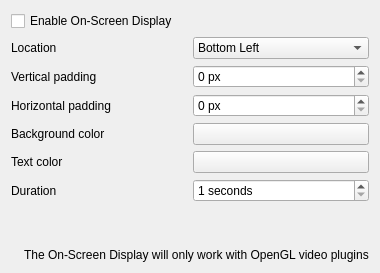
             <widget class="QWidget" name="tab_6">
              <attribute name="title">
               <string>OSD</string>
              </attribute>
              <layout class="QVBoxLayout" name="verticalLayout_13">
               <item>
                <widget class="QCheckBox" name="osdEnabledCheckBox">
                 <property name="text">
                  <string>Enable On-Screen Display</string>
                 </property>
                </widget>
               </item>
               <item>
                <layout class="QHBoxLayout" name="horizontalLayout_10">
                 <item>
                  <widget class="QLabel" name="label_9">
                   <property name="text">
                    <string>Location</string>
                   </property>
                  </widget>
                 </item>
                 <item>
                  <widget class="QComboBox" name="osdLocationComboBox">
                   <item>
                    <property name="text">
                     <string>Bottom Left</string>
                    </property>
                   </item>
                   <item>
                    <property name="text">
                     <string>Top Left</string>
                    </property>
                   </item>
                   <item>
                    <property name="text">
                     <string>Top Right</string>
                    </property>
                   </item>
                   <item>
                    <property name="text">
                     <string>Bottom Right</string>
                    </property>
                   </item>
                  </widget>
                 </item>
                </layout>
               </item>
               <item>
                <layout class="QHBoxLayout" name="horizontalLayout_8">
                 <item>
                  <widget class="QLabel" name="label_7">
                   <property name="text">
                    <string>Vertical padding</string>
                   </property>
                  </widget>
                 </item>
                 <item>
                  <widget class="QSpinBox" name="osdVerticalPaddingSpinBox">
                   <property name="specialValueText">
                    <string/>
                   </property>
                   <property name="suffix">
                    <string> px</string>
                   </property>
                  </widget>
                 </item>
                </layout>
               </item>
               <item>
                <layout class="QHBoxLayout" name="horizontalLayout_9">
                 <item>
                  <widget class="QLabel" name="label_8">
                   <property name="text">
                    <string>Horizontal padding</string>
                   </property>
                  </widget>
                 </item>
                 <item>
                  <widget class="QSpinBox" name="osdHorizontalPaddingSpinBox">
                   <property name="specialValueText">
                    <string/>
                   </property>
                   <property name="suffix">
                    <string> px</string>
                   </property>
                  </widget>
                 </item>
                </layout>
               </item>
               <item>
                <layout class="QHBoxLayout" name="horizontalLayout_15">
                 <item>
                  <widget class="QLabel" name="label_14">
                   <property name="text">
                    <string>Background color</string>
                   </property>
                  </widget>
                 </item>
                 <item>
                  <widget class="QPushButton" name="changeBackgroundColorButton">
                   <property name="text">
                    <string/>
                   </property>
                  </widget>
                 </item>
                </layout>
               </item>
               <item>
                <layout class="QHBoxLayout" name="horizontalLayout_16">
                 <item>
                  <widget class="QLabel" name="label_15">
                   <property name="text">
                    <string>Text color</string>
                   </property>
                  </widget>
                 </item>
                 <item>
                  <widget class="QPushButton" name="changeTextColorButton">
                   <property name="text">
                    <string/>
                   </property>
                  </widget>
                 </item>
                </layout>
               </item>
               <item>
                <layout class="QHBoxLayout" name="horizontalLayout_12">
                 <item>
                  <widget class="QLabel" name="label_11">
                   <property name="text">
                    <string>Duration</string>
                   </property>
                  </widget>
                 </item>
                 <item>
                  <widget class="QSpinBox" name="osdDurationSpinBox">
                   <property name="suffix">
                    <string> seconds</string>
                   </property>
                   <property name="minimum">
                    <number>1</number>
                   </property>
                  </widget>
                 </item>
                </layout>
               </item>
               <item>
                <spacer name="verticalSpacer_17">
                 <property name="orientation">
                  <enum>Qt::Orientation::Vertical</enum>
                 </property>
                 <property name="sizeHint" stdset="0">
                  <size>
                   <width>20</width>
                   <height>40</height>
                  </size>
                 </property>
                </spacer>
               </item>
               <item>
                <layout class="QHBoxLayout" name="emulationInfoLayout_7">
                 <item>
                  <widget class="QLabel" name="infoIconLabel_9">
                   <property name="sizePolicy">
                    <sizepolicy hsizetype="Minimum" vsizetype="Preferred">
                     <horstretch>0</horstretch>
                     <verstretch>0</verstretch>
                    </sizepolicy>
                   </property>
                   <property name="text">
                    <string/>
                   </property>
                   <property name="pixmap">
                    <pixmap>:/newPrefix/Resource/Info.ico</pixmap>
                   </property>
                   <property name="wordWrap">
                    <bool>false</bool>
                   </property>
                  </widget>
                 </item>
                 <item>
                  <widget class="QLabel" name="label_115">
                   <property name="sizePolicy">
                    <sizepolicy hsizetype="Expanding" vsizetype="Minimum">
                     <horstretch>0</horstretch>
                     <verstretch>0</verstretch>
                    </sizepolicy>
                   </property>
                   <property name="midLineWidth">
                    <number>1</number>
                   </property>
                   <property name="text">
                    <string>The On-Screen Display will only work with OpenGL video plugins</string>
                   </property>
                   <property name="textFormat">
                    <enum>Qt::TextFormat::PlainText</enum>
                   </property>
                  </widget>
                 </item>
                </layout>
               </item>
              </layout>
             </widget>
